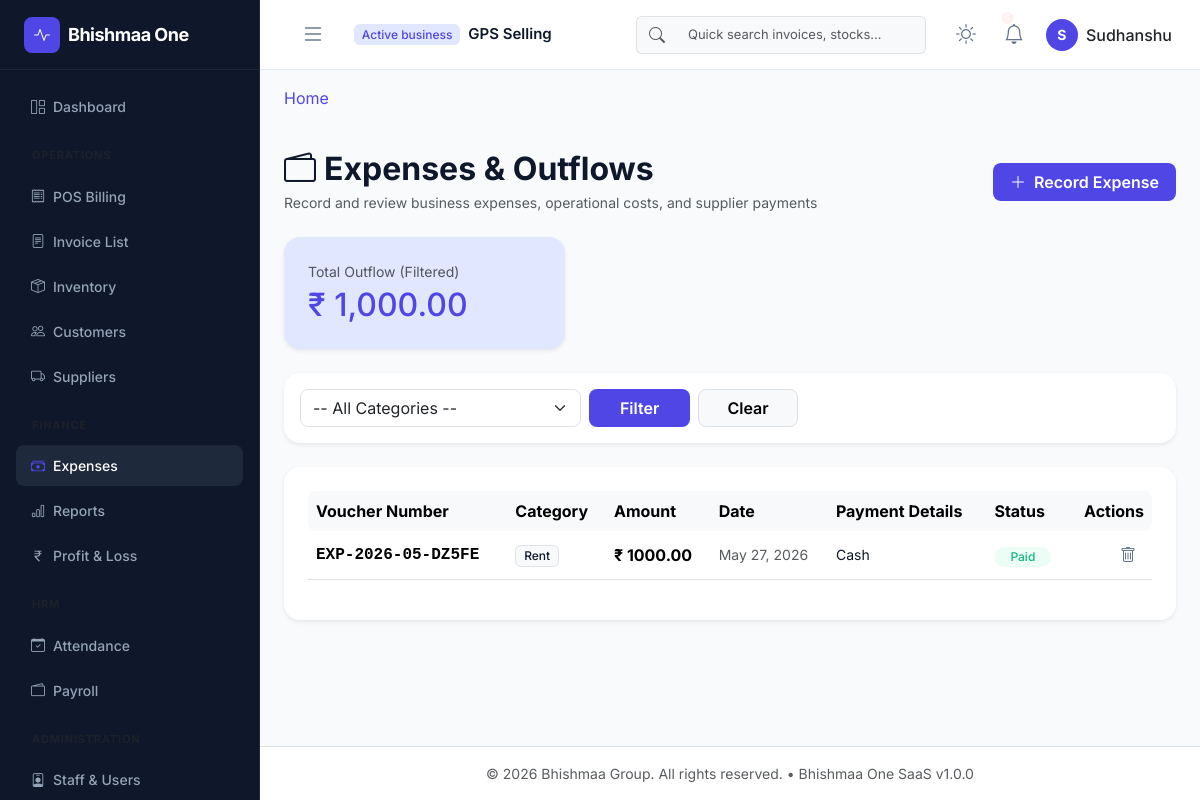
The app's page /expenses/ (signed in) with its own data.
### app/models/core.py (models this page shows, shortened)
class Base(db.Model):
    __abstract__ = True
    id = db.Column(UUIDType, primary_key=True, default=lambda: str(uuid.uuid4()))
    created_at = db.Column(db.DateTime, default=datetime.datetime.utcnow, index=True)
    updated_at = db.Column(db.DateTime, default=datetime.datetime.utcnow, onupdate=datetime.datetime.utcnow)
    is_deleted = db.Column(db.Boolean, default=False, index=True)

class Organization(Base):
    __tablename__ = 'organizations'
    name = db.Column(db.String(150), nullable=False)
    subdomain = db.Column(db.String(50), unique=True, index=True, nullable=False)
    is_active = db.Column(db.Boolean, default=True, index=True)
    plan_name = db.Column(db.String(50), default='Free')
    users = db.relationship('User', back_populates='organization', lazy=True)

class User(UserMixin, Base):
    __tablename__ = 'users'
    username = db.Column(db.String(80), unique=True, index=True, nullable=False)
    email = db.Column(db.String(120), unique=True, index=True, nullable=False)
    password_hash = db.Column(db.String(128), nullable=False)
    first_name = db.Column(db.String(50))
    last_name = db.Column(db.String(50))
    is_active = db.Column(db.Boolean, default=True, index=True)
    organization_id = db.Column(UUIDType, db.ForeignKey('organizations.id', ondelete='CASCADE'), nullable=True, index=True)
    branch_id = db.Column(UUIDType, db.ForeignKey('branches.id', ondelete='SET NULL'), nullable=True, index=True)
    organization = db.relationship('Organization', back_populates='users')
    branch = db.relationship('Branch', backref=db.backref('users', lazy=True))
    roles = db.relationship('Role', secondary=user_roles, back_populates='users', lazy='joined')
    def has_permission(self, perm_name):
        for role in self.roles:
            if any(perm.name == perm_name for perm in role.permissions):
                return True
        return False

### app/models/expenses.py (models this page shows, shortened)
class Expense(TenantBase):
    __tablename__ = 'expenses'
    expense_number = db.Column(db.String(50), unique=True, index=True, nullable=False)
    category = db.Column(db.String(50), nullable=False)
    amount = db.Column(db.Numeric(10, 2), default=0.0, nullable=False)
    date = db.Column(db.Date, default=datetime.date.today, index=True, nullable=False)
    description = db.Column(db.Text, nullable=True)
    payment_mode = db.Column(db.String(50), nullable=False)
    supplier_id = db.Column(UUIDType, db.ForeignKey('suppliers.id', ondelete='SET NULL'), nullable=True, index=True)
    status = db.Column(db.String(30), default=EXPENSE_DRAFT, nullable=False)
    created_by = db.Column(UUIDType, db.ForeignKey('users.id', ondelete='CASCADE'), nullable=False)
    supplier = db.relationship('Supplier', backref=db.backref('expenses', lazy=True))
    creator = db.relationship('User', backref=db.backref('expenses_created', lazy=True))

### app/blueprints/expenses/routes.py (the view)
@expenses_bp.route('/')
@login_required
@expenses_management_required
def list_expenses():
    category_filter = request.args.get('category', '').strip()
    category = category_filter if category_filter in EXPENSE_CATEGORIES else None
    expenses = get_organization_expenses(current_user.organization_id, category=category)
    total_outflow = sum(float(e.amount) for e in expenses)
    return render_template(
        'expenses/expenses_list.html',
        expenses=expenses,
        total_outflow=total_outflow,
        categories=EXPENSE_CATEGORIES,
        selected_category=category
    )

### app/blueprints/expenses/permissions.py (called while the page is built)
def expenses_management_required(f):
    @wraps(f)
    def decorated_function(*args, **kwargs):
        if not current_user.is_authenticated or not current_user.has_permission('can_manage_expenses'):
            abort(403)
        return f(*args, **kwargs)
    return decorated_function

### app/blueprints/expenses/routes.py (called while the page is built)
@expenses_bp.before_request
@subscription_required('expenses')
def gate_expenses_module():
    pass

### app/blueprints/expenses/services.py (called while the page is built)
def get_organization_expenses(organization_id, category=None):
    query = Expense.query.filter_by(organization_id=organization_id, is_deleted=False)
    if category:
        query = query.filter_by(category=category)
    return query.order_by(Expense.date.desc(), Expense.created_at.desc()).all()

### app/models/core.py (called while the page is built)
    def process_bind_param(self, value, dialect):
        if value is None:
            return value
        return str(value)

    def process_result_value(self, value, dialect):
        if value is None:
            return value
        return str(value)

### app/models/organizations.py (called while the page is built)
    def is_valid(self):
        if self.status != 'Active':
            return False
        if self.expires_at and self.expires_at < datetime.datetime.utcnow():
            return False
        return True

    def has_feature(self, feature_name):
        if not self.is_valid():
            return False
        try:
            features = json.loads(self.allowed_features or '[]')
            return feature_name in features
        except Exception:
            return False

### app/services/subscription.py (called while the page is built)
def get_active_subscription(organization_id):
    if not organization_id:
        return None
    return OrganizationSubscription.query.filter_by(
        organization_id=organization_id,
        status='Active',
        is_deleted=False
    ).order_by(OrganizationSubscription.starts_at.desc()).first()

def is_feature_enabled(organization_id, feature_name):
    sub = get_active_subscription(organization_id)
    if not sub:
        return feature_name in ['dashboard', 'billing']
    return sub.has_feature(feature_name)

### app/blueprints/expenses/templates/expenses/expenses_list.html (shortened to what this page needs)
{% extends "layouts/base.html" %}
{% block content %}
<div class="d-flex justify-content-between align-items-center mb-4 mt-3">
    <div>
        <h2 class="fw-bold tracking-tight mb-1 text-main"><i class="bi bi-wallet2 me-2"></i>Expenses & Outflows</h2>
        <p class="text-muted small mb-0">Record and review business expenses, operational costs, and supplier payments</p>
    </div>
    <div>
        <a href="{{ url_for('expenses.create_expense_route') }}" class="btn btn-indigo rounded-3 px-3 fw-semibold">
            <i class="bi bi-plus-lg me-1"></i> Record Expense
        </a>
    </div>
</div>
<div class="row g-4 mb-4">
    <div class="col-md-4">
        <div class="card border-0 shadow-sm rounded-4 bg-indigo-light border border-indigo text-indigo p-4">
            <span class="text-muted small uppercase tracking-wider d-block mb-1">Total Outflow (Filtered)</span>
            <h2 class="fw-black mb-0">₹ {{ "{:,.2f}".format(total_outflow) }}</h2>
        </div>
    </div>
</div>
<div class="card border-0 shadow-sm rounded-4 mb-4">
    <div class="card-body p-3">
        <form method="GET" action="{{ url_for('expenses.list_expenses') }}" class="row g-2 align-items-center">
            <div class="col-md-4">
                <select name="category" class="form-select rounded-3">
                    <option value="">-- All Categories --</option>
                </select>
            </div>
            <div class="col-md-3 d-flex gap-2">
                <button type="submit" class="btn btn-indigo rounded-3 w-100 fw-semibold">Filter</button>
                <a href="{{ url_for('expenses.list_expenses') }}" class="btn btn-light border rounded-3 w-100 fw-semibold">Clear</a>
            </div>
        </form>
    </div>
</div>
<div class="card border-0 shadow-sm rounded-4">
    <div class="card-body p-4">
        <div class="table-responsive">
            <table class="table align-middle">
                <thead class="table-light">
                    <tr>
                        <th class="border-0 rounded-start-3">Voucher Number</th>
                        <th class="border-0">Category</th>
                        <th class="border-0">Amount</th>
                        <th class="border-0">Date</th>
                        <th class="border-0">Payment Details</th>
                        <th class="border-0">Status</th>
                        <th class="border-0 rounded-end-3 text-end">Actions</th>
                    </tr>
                </thead>
                <tbody>
                    {% if expenses %}
                        {% for exp in expenses %}
                            <tr>
                                <td class="fw-bold font-monospace text-main">{{ exp.expense_number }}</td>
                                <td>
                                    <span class="badge bg-light border text-main px-2.5 py-1.5 rounded small">
                                        {{ exp.category }}
                                    </span>
                                </td>
                                <td class="fw-bold text-main">₹ {{ exp.amount }}</td>
                                <td class="text-muted small">{{ exp.date.strftime('%b %d, %Y') }}</td>
                                <td>
                                    <div class="small text-main">
                                        {{ exp.payment_mode }}
                                    </div>
                                </td>
                                <td>
                                    {% if exp.status == 'Paid' %}
                                        <span class="badge bg-success-light text-success rounded-pill px-3 py-1.5 small">Paid</span>
                                    {% elif exp.status == 'Approved' %}
                                        <span class="badge bg-info-light text-info rounded-pill px-3 py-1.5 small">Approved</span>
                                    {% else %}
                                        <span class="badge bg-warning-light text-warning rounded-pill px-3 py-1.5 small">Draft</span>
                                    {% endif %}
                                </td>
                                <td class="text-end">
                                    <div class="d-flex justify-content-end gap-1">
                                        <button type="button" class="btn btn-icon btn-danger-light rounded-circle" data-bs-toggle="modal" data-bs-target="#deleteModal-{{ exp.id }}" title="Delete Expense">
                                            <i class="bi bi-trash"></i>
                                        </button>
                                    </div>
                                </td>
                            </tr>
                        {% endfor %}
                    {% endif %}
                </tbody>
            </table>
        </div>
    </div>
</div>
{% endblock %}

### app/templates/components/navbar.html (shortened to what this page needs)
<nav class="navbar navbar-expand-lg app-navbar px-3">
    <div class="container-fluid">
        <button class="btn sidebar-toggle-btn me-3" id="sidebarToggle" onclick="toggleSidebar()">
            <i class="bi bi-list fs-4"></i>
        </button>
        <div class="navbar-brand-tenant d-flex align-items-center flex-wrap gap-1">
            <span class="badge bg-indigo-light text-indigo me-1">Active business</span>
            <span class="tenant-name fw-semibold text-truncate me-2" style="max-width: 200px;">
                {{ current_user.organization.name if current_user.organization else 'Bhishmaa One' }}
            </span>
        </div>
        <div class="collapse navbar-collapse justify-content-end" id="navbarContent">
            <form class="d-none d-md-flex navbar-search me-4" role="search">
                <div class="input-group">
                    <span class="input-group-text bg-light border-end-0">
                        <i class="bi bi-search text-muted"></i>
                    </span>
                    <input class="form-control bg-light border-start-0" type="search" placeholder="Quick search invoices, stocks..." aria-label="Search">
                </div>
            </form>
            <div class="d-flex align-items-center gap-3">
                <button class="btn btn-icon theme-toggle-btn" onclick="toggleTheme()" title="Toggle Dark/Light Mode">
                    <i class="bi bi-sun sun-icon fs-5"></i>
                </button>
                <div class="dropdown">
                    <button class="btn btn-icon position-relative" type="button" data-bs-toggle="dropdown" aria-expanded="false">
                        <i class="bi bi-bell fs-5"></i>
                        {% if unread_count > 0 %}
                            <span class="position-absolute top-1 start-75 translate-middle badge rounded-pill bg-danger" style="font-size: 8px; padding: 2px 4px;">{{ unread_count }}</span>
                        {% endif %}
                    </button>
                </div>
                <div class="dropdown">
                    <button class="btn profile-dropdown-btn d-flex align-items-center gap-2" type="button" data-bs-toggle="dropdown" aria-expanded="false">
                        <div class="profile-avatar text-white fw-bold">
                            {{ current_user.first_name[0] if current_user.first_name else 'U' }}
                        </div>
                        <span class="d-none d-lg-inline fw-medium">{{ current_user.first_name }}</span>
                    </button>
                </div>
            </div>
        </div>
    </div>
</nav>

### app/static/css/app.css (style rules this page uses)
:root { --font-primary: 'Inter', sans-serif; --color-bg-app: #f8fafc; --color-bg-card: #ffffff; --color-border: #e2e8f0; --color-text-main: #0f172a; --color-text-muted: #64748b; --color-primary: #4f46e5; --color-primary-hover: #4338ca; --color-primary-light: #e0e7ff; --color-success: #10b981; --color-success-bg: #ecfdf5; --color-warning: #f59e0b; --color-warning-bg: #fffbeb; --color-danger: #ef4444; --color-danger-bg: #fef2f2; --sidebar-width: 260px; --navbar-height: 70px; --transition-speed: 0.3s; }
* { box-sizing: border-box; margin: 0; padding: 0; }
body { font-family: var(--font-primary); background-color: var(--color-bg-app); color: var(--color-text-main); overflow-x: hidden; line-height: 1.5; transition: background-color var(--transition-speed), color var(--transition-speed); }
a { color: var(--color-primary); text-decoration: none; transition: color var(--transition-speed); }
.app-navbar { height: var(--navbar-height); background-color: var(--color-bg-card); border-bottom: 1px solid var(--color-border); position: sticky; top: 0; z-index: 99; }
.sidebar-toggle-btn { color: var(--color-text-muted); }
.tenant-name { font-size: 15px; }
.navbar-search .form-control { width: 250px; font-size: 13px; }
.profile-avatar { width: 32px; height: 32px; background-color: var(--color-primary); border-radius: 50%; display: flex; align-items: center; justify-content: center; font-size: 14px; }
.profile-dropdown-btn { border: none; background: none; padding: 0; }
.btn-icon { background: none; border: none; color: var(--color-text-muted); border-radius: 50%; padding: 8px; display: flex; align-items: center; justify-content: center; transition: background-color var(--transition-speed); }
.sun-icon { display: block; }
.text-main { color: var(--color-text-main); }
.text-indigo { color: var(--color-primary) !important; }
.bg-indigo-light { background-color: var(--color-primary-light) !important; }
.btn-indigo { background-color: var(--color-primary); color: white; }
.card { background-color: var(--color-bg-card); border: 1px solid var(--color-border); }

### app/static/css/dashboard.css (style rules this page uses)
.bg-danger { background-color: var(--color-danger-bg) !important; }
.bg-success-light { background-color: var(--color-success-bg) !important; }
.badge { font-weight: 500; }
.bg-success-light { background-color: var(--color-success-bg) !important; color: var(--color-success) !important; }
.btn-icon { width: 32px; height: 32px; padding: 0; display: inline-flex; align-items: center; justify-content: center; }

### records on screen
Organization: organization "GPS Selling"
User: first_name "S", first_name "Sudhanshu"
Expense: expense_number "EXP-2026-05-DZ5FE", category "Rent", amount "1000.00", date "May 27, 2026", payment_mode "Cash", status "Paid"

### other values on screen
{{ "{:,.2f}".format(total_outflow) }} "1,000.00"
